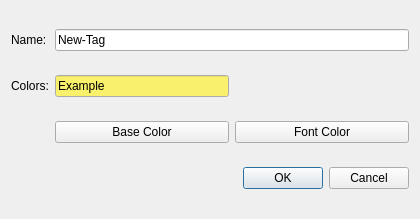
<?xml version="1.0" encoding="UTF-8"?>
<ui version="4.0">
 <class>Dialog</class>
 <widget class="QDialog" name="Dialog">
  <property name="geometry">
   <rect>
    <x>0</x>
    <y>0</y>
    <width>420</width>
    <height>219</height>
   </rect>
  </property>
  <property name="windowTitle">
   <string>New Tag</string>
  </property>
  <layout class="QGridLayout" name="gridLayout">
   <item row="0" column="0">
    <widget class="QLabel" name="label">
     <property name="text">
      <string>Name:</string>
     </property>
    </widget>
   </item>
   <item row="0" column="1" colspan="2">
    <widget class="QLineEdit" name="tagNameLineEdit">
     <property name="text">
      <string>New-Tag</string>
     </property>
    </widget>
   </item>
   <item row="1" column="0">
    <widget class="QLabel" name="label_2">
     <property name="text">
      <string>Colors:</string>
     </property>
    </widget>
   </item>
   <item row="1" column="1">
    <widget class="QLineEdit" name="exampleColors">
     <property name="enabled">
      <bool>true</bool>
     </property>
     <property name="palette">
      <palette>
       <active>
        <colorrole role="Base">
         <brush brushstyle="SolidPattern">
          <color alpha="255">
           <red>249</red>
           <green>240</green>
           <blue>107</blue>
          </color>
         </brush>
        </colorrole>
       </active>
       <inactive>
        <colorrole role="Base">
         <brush brushstyle="SolidPattern">
          <color alpha="255">
           <red>249</red>
           <green>240</green>
           <blue>107</blue>
          </color>
         </brush>
        </colorrole>
       </inactive>
       <disabled>
        <colorrole role="Base">
         <brush brushstyle="SolidPattern">
          <color alpha="255">
           <red>239</red>
           <green>239</green>
           <blue>239</blue>
          </color>
         </brush>
        </colorrole>
       </disabled>
      </palette>
     </property>
     <property name="text">
      <string>Example</string>
     </property>
    </widget>
   </item>
   <item row="1" column="2">
    <spacer name="horizontalSpacer">
     <property name="orientation">
      <enum>Qt::Horizontal</enum>
     </property>
     <property name="sizeHint" stdset="0">
      <size>
       <width>168</width>
       <height>20</height>
      </size>
     </property>
    </spacer>
   </item>
   <item row="2" column="1">
    <widget class="QPushButton" name="BaseColorButton">
     <property name="text">
      <string>Base Color</string>
     </property>
    </widget>
   </item>
   <item row="2" column="2">
    <widget class="QPushButton" name="FontColorButton">
     <property name="text">
      <string>Font Color</string>
     </property>
    </widget>
   </item>
   <item row="3" column="0" colspan="3">
    <widget class="QDialogButtonBox" name="buttonBox">
     <property name="orientation">
      <enum>Qt::Horizontal</enum>
     </property>
     <property name="standardButtons">
      <set>QDialogButtonBox::Cancel|QDialogButtonBox::Ok</set>
     </property>
    </widget>
   </item>
  </layout>
 </widget>
 <resources/>
 <connections>
  <connection>
   <sender>buttonBox</sender>
   <signal>accepted()</signal>
   <receiver>Dialog</receiver>
   <slot>accept()</slot>
   <hints>
    <hint type="sourcelabel">
     <x>248</x>
     <y>254</y>
    </hint>
    <hint type="destinationlabel">
     <x>157</x>
     <y>274</y>
    </hint>
   </hints>
  </connection>
  <connection>
   <sender>buttonBox</sender>
   <signal>rejected()</signal>
   <receiver>Dialog</receiver>
   <slot>reject()</slot>
   <hints>
    <hint type="sourcelabel">
     <x>316</x>
     <y>260</y>
    </hint>
    <hint type="destinationlabel">
     <x>286</x>
     <y>274</y>
    </hint>
   </hints>
  </connection>
 </connections>
</ui>
